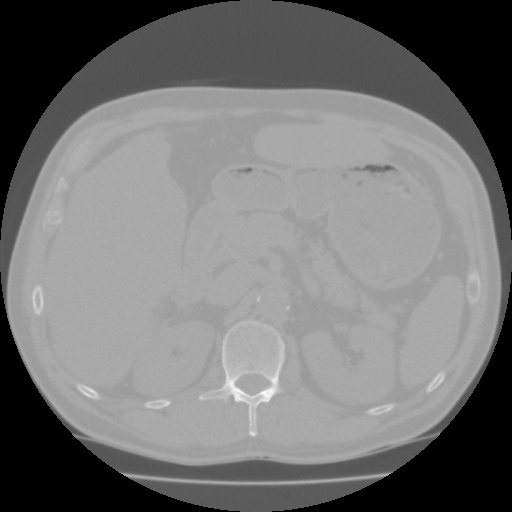
#> input picture exam/data/pixelClass/Training.dcm, 512 x 512 px, found by its file name; the run also reads 1 picture not shown here
$ python exercise.py
#> lines starting #> are read from the running program, lines starting #| are printed output that depends on the picture; after the words box and inside, x2 and y2 are one past the last pixel; in counts of white or black regions, pixels touching at a corner belong together; long printed decimals are rounded; pictures that were not available may be replaced by others from this repository, and a replacement may not be noted
from skimage import io, color
from skimage.morphology import binary_closing, binary_opening
from skimage.morphology import disk
import matplotlib.pyplot as plt
import numpy as np
from skimage import measure
from skimage.color import label2rgb
import pydicom as dicom
from scipy.stats import norm
from scipy.spatial import distance


def show_comparison(original, modified, modified_name):
    fig, (ax1, ax2) = plt.subplots(ncols=2, figsize=(8, 4), sharex=True,
                                   sharey=True)
    ax1.imshow(original, cmap="gray", vmin=-200, vmax=500)
    ax1.set_title('Original')
    ax1.axis('off')
    ax2.imshow(modified)
    ax2.set_title(modified_name)
    ax2.axis('off')
    io.show()


in_dir = "data/"
ct = dicom.read_file(in_dir + 'Training.dcm')
img = ct.pixel_array
#> img is the input picture: shape (512, 512) int16; min -2048, max 1114, mean -610
print(img.shape)
#| (512, 512)
print(img.dtype)
#| int16
vmin, vmax = np.min(img), np.max(img)
#> vmin = -2048; vmax = 1114
io.imshow(img, vmin=vmin, vmax=vmax, cmap='gray')
io.show()

#Exercise 1
spleen_roi = io.imread(in_dir + 'SpleenROI.png')
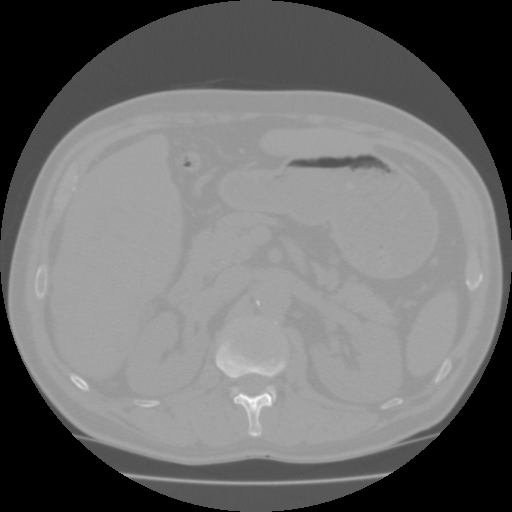
#> input picture exam/data/pixelClass/Test1.dcm, 512 x 512 px, given in place of SpleenROI.png, which was not available
#> spleen_roi is the input picture: shape (512, 512) int16; min -2048, max 1232, mean -623.2
# convert to boolean image
spleen_mask = spleen_roi > 0
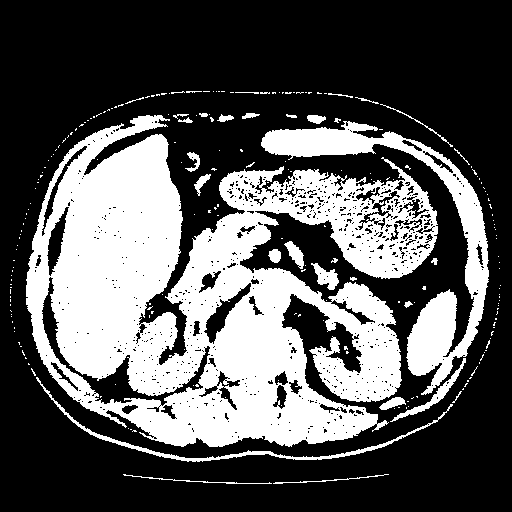
#> spleen_mask: shape (512, 512) bool; 34.6% white; 225 white regions (193 under 20 px), largest, box (x1, y1, x2, y2) and area: (26, 115, 438, 447) 75044, (261, 121, 489, 395) 10598, (36, 377, 453, 462) 1465
spleen_values = img[spleen_mask]
show_comparison(img, spleen_mask, 'Spleen ROI')
#> in show_comparison, `io.show()`:
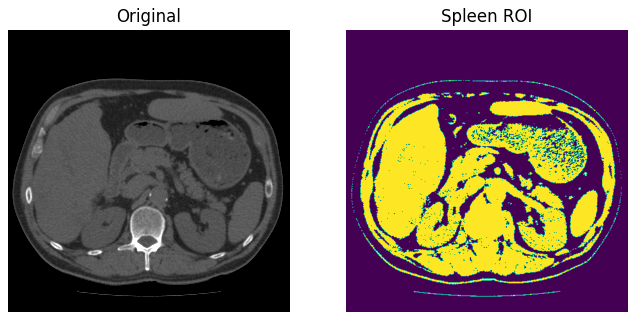
#> figure drawn by matplotlib, 2 panels


#Exercise 2
# Compute the average and standard deviation of the Hounsfield units in the spleen
spleen_mean = np.mean(spleen_values)
#> spleen_mean = 40.01
spleen_std = np.std(spleen_values)
#> spleen_std = 82.7

print(f"Mean Hounsfield units in spleen: {spleen_mean}")
#| Mean Hounsfield units in spleen: 40.008
print(f"Standard deviation of Hounsfield units in spleen: {spleen_std}")
#| Standard deviation of Hounsfield units in spleen: 82.696

# Exercise 3
# [15 lines left out: function plotPixelValueSpleen, not called in this run]

def plotHounsfildUnitSpleen():
    spleen_avg = np.average(spleen_values)
#> spleen_avg = 40.01
    spleen_std = np.std(spleen_values)
#> spleen_std = 82.7
    n, bins, patches = plt.hist(spleen_values, 60, density=1)
#> n = 60 values, max 0.0132 at index 26, min 0 at index 1, mean 0.000518; bins = 61 values from -818 to 1114; patches = 60 items
    pdf_spleen = norm.pdf(bins, spleen_avg, spleen_std)
#> pdf_spleen = 61 values, max 0.00478 at index 27, min 1.14e-39 at index 60, mean 0.000509
    plt.plot(bins, pdf_spleen)
    plt.xlabel('Hounsfield unit')
    plt.ylabel('Frequency')
    plt.title('Spleen values in CT scan')
    plt.show()
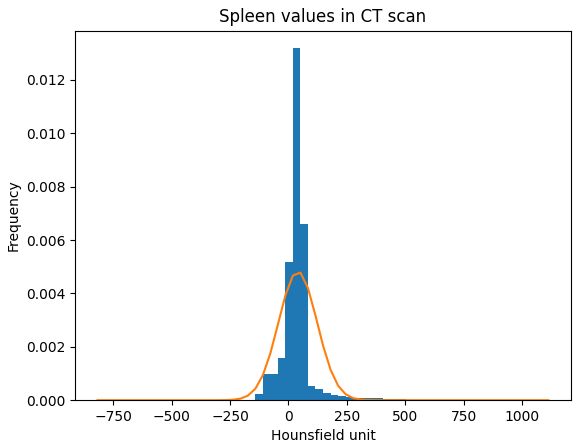
#> figure drawn by matplotlib, 1 panel; tallest bar 0.0132 high, from x = 19.2 to 51.4; curve peaks at x = 51.4, y = 0.00478
plotHounsfildUnitSpleen()


#Exercise 4
# Load the bone ROI and compute the Hounsfield units in the bone and spleen
bone_roi = io.imread(in_dir + 'BoneROI.png')
# convert to boolean image
bone_mask = bone_roi > 0
bone_values = img[bone_mask]


def plotHounsFieldBoneSpleen():
    # Hounsfield unit limits of the plot
    min_hu = -200
    max_hu = 1000
    mu_spleen = np.average(spleen_values)
#> mu_spleen = 40.01
    std_spleen = np.std(spleen_values)
#> std_spleen = 82.7
    mu_bone = np.average(bone_values)
#> mu_bone = 40.01
    std_bone = np.std(bone_values)
#> std_bone = 82.7
    hu_range = np.arange(min_hu, max_hu, 1.0)
    pdf_spleen = norm.pdf(hu_range, mu_spleen, std_spleen)
#> pdf_spleen = 1200 values, max 0.00482 at index 240, min 3.03e-32 at index 1199, mean 0.000832
    pdf_bone = norm.pdf(hu_range, mu_bone, std_bone)
#> pdf_bone has the same summary as pdf_spleen
    plt.plot(hu_range, pdf_spleen, 'r--', label="spleen")
    plt.plot(hu_range, pdf_bone, 'g', label="bone")
    plt.title("Fitted Gaussians")
    plt.legend()
    plt.show()
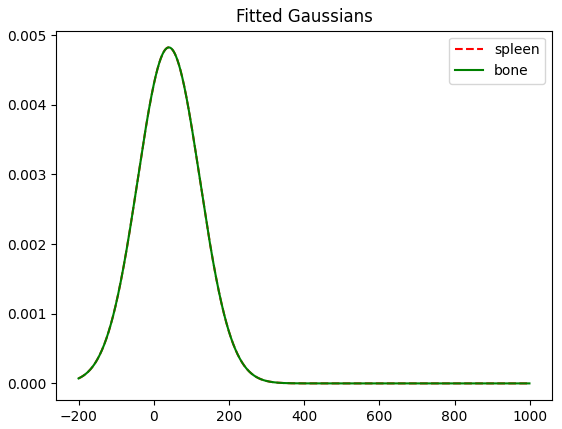
#> figure drawn by matplotlib, 1 panel; curve peaks at x = 40, y = 0.00482; curve peaks at x = 40, y = 0.00482
plotHounsFieldBoneSpleen()


#Spleen liver and kidneys are hard to distinguish
#Exercise 5
def plotHounsFieldMultipleOrgans():
    # Load ROIs for fat, kidneys, and liver
    fat_roi = io.imread(in_dir + 'FatROI.png')
#> (the run stopped early here; a loop or call above may not have finished)
